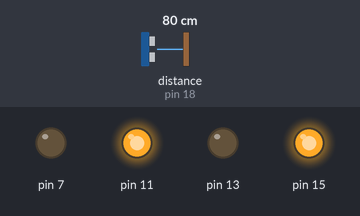
Recording of a program running on a simulated Raspberry Pi (header pin numbers). Shown: output pins drawn as LEDs (lit = HIGH). The test bench sets the inputs (shaded band); at power-on: distance to the obstacle (sensor on pin 18) 80 cm. The echo pulse lasts 58.3 µs per cm; the clock reads 2024-03-15 10:24:30 at power-on unless the program sets it; pins used as bus, display or sensor lines are not drawn.

Above: at 1.2 s.
1.3 s: distance to the obstacle (sensor on pin 18) set to 5 cm
2.8 s: distance to the obstacle (sensor on pin 18) set to 2 cm
At 4.1 s:
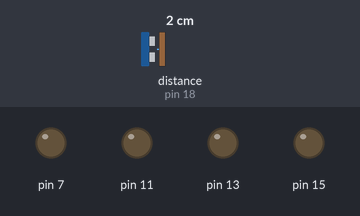
Timing chart, 0 to 9.5 s (numbered marks = the images above; inputs shaded):
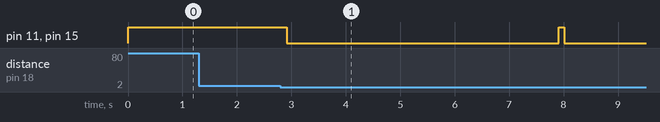

Measured:
- the behaviour switches between 4 and 3 cm on distance to the obstacle (sensor on pin 18) (found by bisection; images 0 and 1)
- after the input at 1.3 s, every drawn part: stays the same
- after the input at 2.8 s, pin 11, pin 15: HIGH → LOW after 0.11 s, → HIGH 5.0 s later, → LOW 0.10 s later

The program:

UltraBreakTest.py
```python
import RPi.GPIO as GPIO
import time

GPIO.setwarnings(False)

def init():

    GPIO.setmode(GPIO.BOARD)

    #motors
    GPIO.setup(7, GPIO.OUT)
    GPIO.setup(11, GPIO.OUT)
    GPIO.setup(13, GPIO.OUT)
    GPIO.setup(15, GPIO.OUT)

    #Ultrasonic sensor
    GPIO.setup(12, GPIO.OUT)#trig
    GPIO.setup(18, GPIO.IN)#echo

def forward(t, init):
    init()
    GPIO.output(7, False)
    GPIO.output(11, True)
    GPIO.output(13, False)
    GPIO.output(15, True)
    time.sleep(t)

def backward(t, init):
    init()
    GPIO.output(7, True)
    GPIO.output(11, False)
    GPIO.output(13,True)
    GPIO.output(15, False)
    time.sleep(t)

def right(t, init):
    init()
    GPIO.output(7, True)
    GPIO.output(11, False)
    GPIO.output(13, False)
    GPIO.output(15, True)
    time.sleep(t)

def left(t, init):
    init()
    GPIO.output(7, False)
    GPIO.output(11, True)
    GPIO.output(13, True)
    GPIO.output(15, False)
    time.sleep(t)

def stop(t, init):
    init()
    GPIO.output(7, False)
    GPIO.output(11, False)
    GPIO.output(13, False)
    GPIO.output(15, False)
    time.sleep(t)

def distance(init):
    init()
    sig = 0
    nosig = 0
    # Make sure that the trig pin is not activated before running the program
    GPIO.output(12, False)

    GPIO.output(12, True)
    time.sleep(0.00001)
    GPIO.output(12, False)

    while GPIO.input(18) == 0:
        nosig = time.time()

    while GPIO.input(18) == 1:
        sig = time.time()

    t1 = sig - nosig

    distance = t1 * 17000
    return distance

while True:
    init()
    d = distance(init)
    forward(0.1, init)

    if d < 4:
        stop(5, init)

    else:
        pass
```
